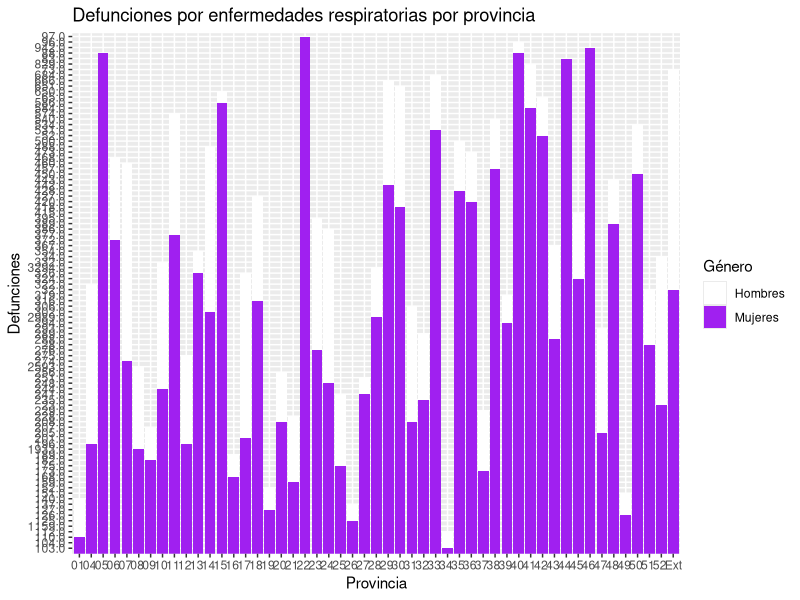
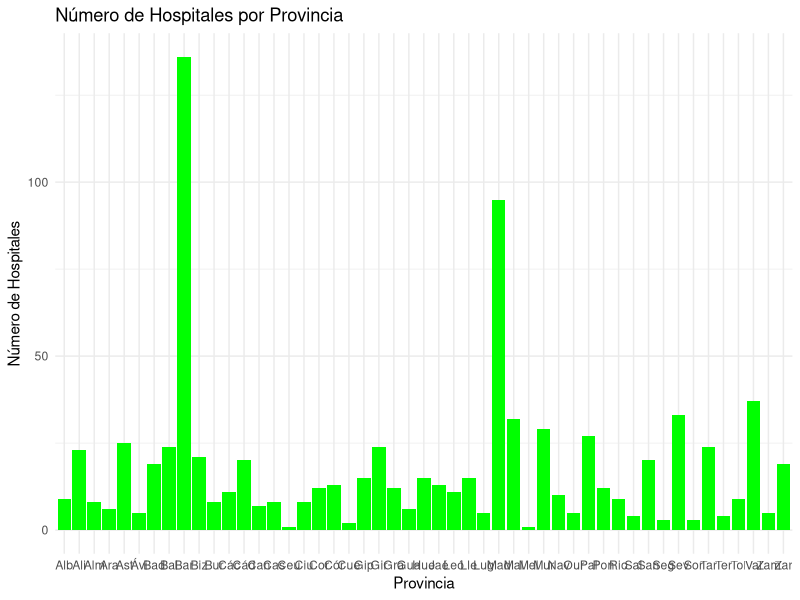

Generate these figures, in order, with R:
## ---- chunk 1
knitr::opts_chunk$set(echo = TRUE)
## ---- chunk 2
library(readxl)
library(dplyr)
library(ggplot2)
## ---- chunk 3
defuncion <-read_excel("defunciones.xlsx")
defuncion_resp<-defuncion %>%
  slice(1338:1500)%>%
  select(1,3)%>%
  rename(Provincia = 1, defunciones= 2)
## ---- chunk 4
defuncion_resp_total<-defuncion_resp %>%
  slice(3:54)%>%
  select(1,2)
defuncion_resp_total

## ---- chunk 5
defuncion_resp_mujeres<-defuncion_resp %>%
  slice(113:164)%>%
  select(1,2)%>%
  rename(defunciones_mujeres= 2)
defuncion_resp_mujeres
## ---- chunk 6
defuncion_resp_hombres<-defuncion_resp %>%
  slice(58:109)%>%
  select(1,2)%>%
  rename(defunciones_hombres= 2)
defuncion_resp_hombres
## ---- chunk 7
# combinar
defuncion_resp_combinada <- merge(defuncion_resp_hombres, defuncion_resp_mujeres, by = "Provincia")
defuncion_resp_combinada$Provincia <- substr(defuncion_resp_combinada$Provincia, 1,3)
ggplot(defuncion_resp_combinada, aes(x = Provincia)) +
  geom_bar(aes(y = defunciones_hombres, fill = "Hombres"), position = "dodge", stat = "identity") +
  geom_bar(aes(y = defunciones_mujeres, fill = "Mujeres"), position = "dodge", stat = "identity") +
  labs(title = "Defunciones por enfermedades respiratorias por provincia",
       x = "Provincia",
       y = "Defunciones",
       fill = "Género") +
  scale_fill_manual(values = c("Hombres" = "white", "Mujeres" = "purple"))

## ---- chunk 8
datos <-read_excel("CNH_2021.xlsx")
conteo_por_provincia <- datos %>%
  group_by(Provincia) %>%
  summarize(Numero_Hospitales = n_distinct(`Nombre Centro`))
conteo_por_provincia
## ---- chunk 9
conteo_por_provincia$Provincia <- substr(conteo_por_provincia$Provincia, 1,3)
ggplot(conteo_por_provincia, aes(x = Provincia, y = Numero_Hospitales)) +
  geom_bar(stat = "identity", fill = "green") +
  labs(title = "Número de Hospitales por Provincia",
       x = "Provincia",
       y = "Número de Hospitales") +
  theme_minimal()


## ---- chunk 10

